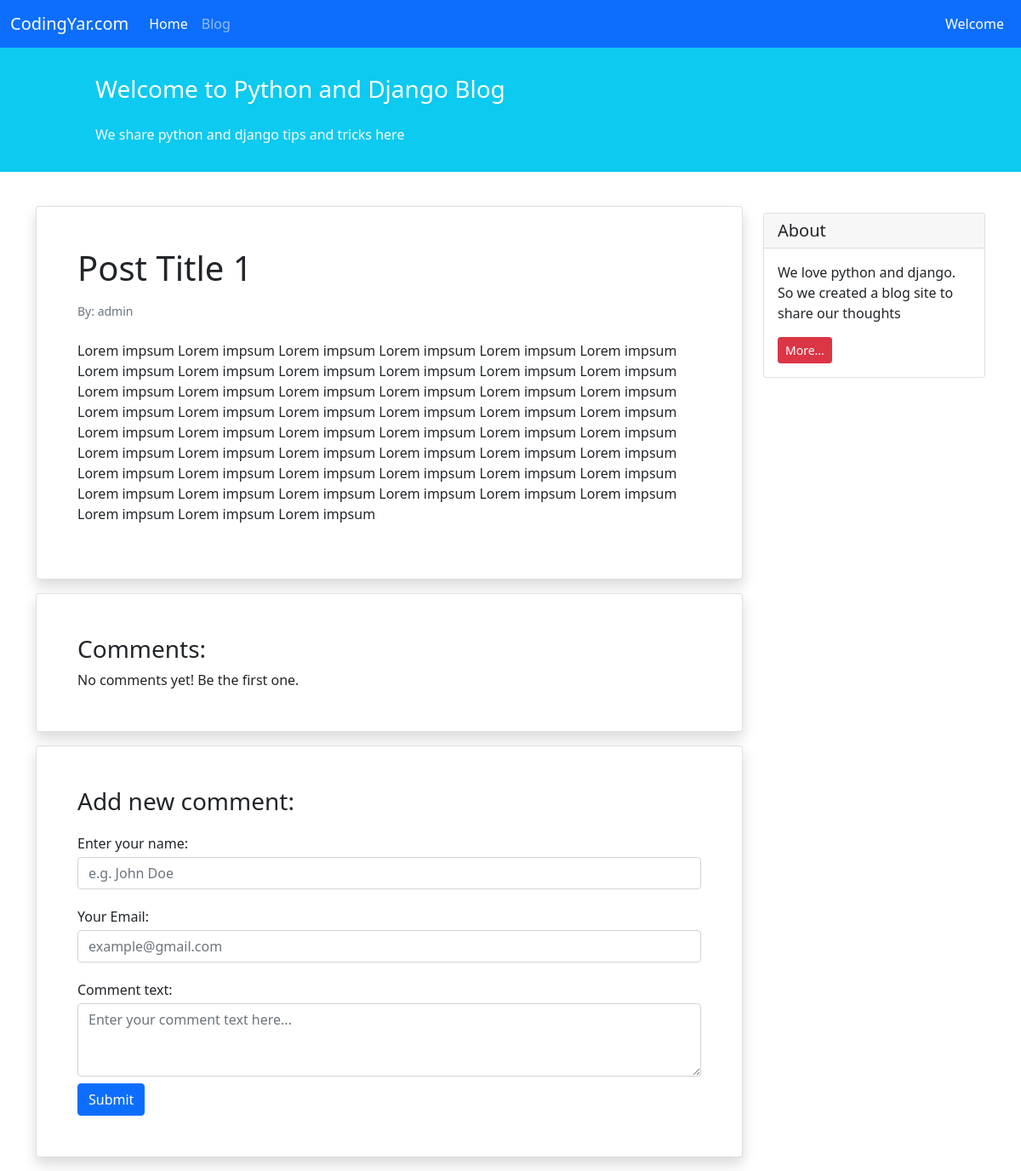
Page /blog/1/ on the committed database.
### blog/models.py (models this page shows, shortened)
class Post(models.Model):
    STATUS_CHOICES = (
        ('pub', 'Published'),
        ('drf', 'draft')
    )
    title = models.CharField(max_length=100)
    text = models.TextField()
    author = models.ForeignKey('auth.user', on_delete=models.CASCADE)  # auth--> user
    date_created = models.DateTimeField(auto_now_add=True)
    date_modified = models.DateTimeField(auto_now=True)
    status = models.CharField(choices=STATUS_CHOICES, max_length=3)

### blog/views.py (the view)
# urls.py: path('<int:pk>/', views.post_detail_view, name='posts_detail')
def post_detail_view(request, pk):
    post = get_object_or_404(Post,pk=pk)
    return render(request, 'blog/post_detail.html', {'post': post})

### blog/templates/blog/post_detail.html (shortened to what this page needs)
{% extends "_base.html" %}
{% block content %}
<div class="container mt-4">
    <div class="row">
        <div class="col-9">
            <div class="card shadow my-3 p-5">
                <h1>{{ post.title }}</h1>
                <p class="small text-muted mt-2">By: {{ post.author }}</p>
                <p class="mt-2">{{ post.text }}</p>
            </div>
            <div class="card shadow my-3 p-5">
                <h3>Comments:</h3>
                    No comments yet! Be the first one.
            </div>
            <div class="card shadow my-3 p-5">
                <h3>Add new comment:</h3>
                <form method="POST">
                    <div class="form-group py-2">
                        <label class="py-1" for="author_name">Enter your name:</label>
                        <input type="text" class="form-control" placeholder="e.g. John Doe" name="author_name">
                    </div>
                    <div class="form-group py-2">
                        <label class="py-1" for="email">Your Email:</label>
                        <input type="email" class="form-control" placeholder="example@gmail.com" name="email">
                    </div>
                    <div class="form-group py-2">
                        <label class="py-1" for="comment_text">Comment text:</label>
                        <textarea class="form-control" name="text" rows="3" placeholder="Enter your comment text here..."></textarea>
                    </div>
                    <button type="submit" class="btn btn-primary">Submit</button>
                </form>
            </div>
        </div>
        <div class="col-3">
                <div class="card my-4">
                    <h5 class="card-header">About</h5>
                    <div class="card-body">
                        <p class="card-text">We love python and django. So we created a blog site to share our
                            thoughts</p>
                        <a href="#"
                           class="btn btn-sm btn-danger">
                            More...
                        </a>
                    </div>
                </div>
        </div>
    </div>
</div>
{% endblock content %}

### rows in the picture
Post: title "Post Title 1", author "admin", text "Lorem impsum Lorem impsum Lorem impsum Lorem impsum Lorem impsum Lorem impsum Lorem impsum Lorem impsum Lorem impsum Lorem impsum Lorem impsum Lorem impsum Lorem impsum Lorem impsum Lorem impsum Lorem impsum Lorem impsum Lorem impsum Lorem impsum Lorem impsum Lorem impsum Lorem impsum Lorem impsum Lorem impsum Lorem impsum Lorem impsum Lorem impsum Lorem impsum Lorem impsum Lorem impsum Lorem impsum Lorem impsum Lorem impsum Lorem impsum Lorem impsum Lorem impsum Lorem impsum Lorem impsum Lorem impsum Lorem impsum Lorem impsum Lorem impsum Lorem impsum Lorem impsum Lorem impsum Lorem impsum Lorem impsum Lorem impsum Lorem impsum Lorem impsum Lorem impsum"
